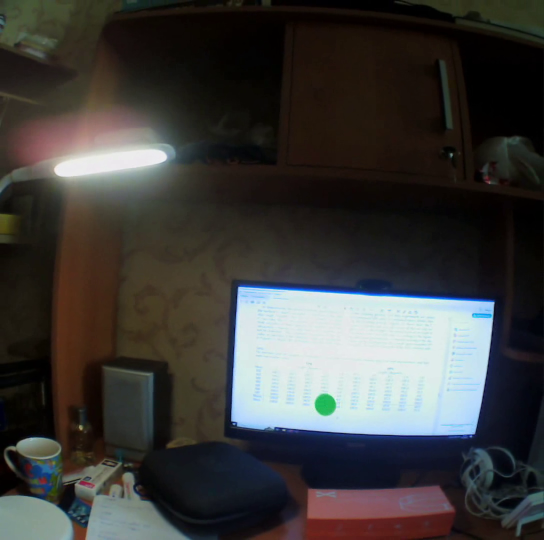
#> input picture frame 58 of Meta/video_test.avi, 1088 x 1080 px (shown at 1/2 size)
$ python videoProcessorAlpha.py
#> lines starting #> are read from the running program, lines starting #| are printed output that depends on the picture
import os
import numpy as np
import cv2
from math import pi
import datetime
import os.path
import statistics as st
from scipy import ndimage as ndi


class SceneProcessor:
    EyetrackerHorizontalFOV = 82
    EyetrackerFrameWidth = -1
    EyetrackerFrameHeight = -1
    EyetrackerFPS = 30
    _trajectory_x = []  # координаты по x и
    _trajectory_y = []  # y
    _trajectory_r = []  # Наклон головы
    _confidence = []    # Если 0 - данные x, y, r не получилось достоверно расчитать.
    _length = 0  # в кадрах

    def __init__(self, doLogging = False):
        self.doLogging = doLogging

    def LoadVideo(self, path):
        self.inputPath = path
        vcap = cv2.VideoCapture(path)
        if vcap.isOpened():
            width = vcap.get(cv2.CAP_PROP_FRAME_WIDTH)
            height = vcap.get(cv2.CAP_PROP_FRAME_HEIGHT)
            self.EyetrackerFrameWidth = int(width)
            self.EyetrackerFrameHeight = int(height)
            self.EyetrackerFPS = vcap.get(cv2.CAP_PROP_FPS)
            self._length = int(vcap.get(cv2.CAP_PROP_FRAME_COUNT))
##            print('width, height, fps, total frames:', width, height, self.EyetrackerFPS, self._length)  # debug only
        vcap.release()

    def _DoLog(self, line):
        # запись лога
        if self.doLogging:
            path = os.curdir + '\\log_videoprocessor.txt'
            file1 = open(path, 'a')
            line = str(datetime.datetime.now()) + ' ' + line + '\n'
            file1.write(line)
            file1.close()

    # [84 lines left out: function _bilateralFtr1D, not called in this run]


    def DoProcessing(self, videoprocessing_fastener = 1):
        # основной метод обработки.
        # videoprocessing_fastener - параметр для ускорения обработки ценой качества. Чем выше - тем быстрее.
        # Для повышения скорости снижается разрешение картинки и количество отслеживаемых особых точек.
#> called with videoprocessing_fastener = 5
        if self.EyetrackerFrameWidth == -1:
            self._DoLog('Couldn''t open ' + self.inputPath)
            print('Couldn''t open ' + self.inputPath)  # debug only
            return

        doSpeedup = videoprocessing_fastener != 1
        new_height = int(self.EyetrackerFrameHeight/videoprocessing_fastener)
        new_width = int(self.EyetrackerFrameWidth/videoprocessing_fastener)
        new_dimensions = (new_width, new_height)

        EyetrackerPixToFOV = self.EyetrackerHorizontalFOV/self.EyetrackerFrameWidth
        self._DoLog('start processing of ' + self.inputPath)
        cap = cv2.VideoCapture(self.inputPath)
        num_frames = int(cap.get(cv2.CAP_PROP_FRAME_COUNT))

        # [21 lines of commented-out code are left out]

        self._trajectory_x = [0] * self._length
        self._trajectory_y = [0] * self._length
        self._trajectory_r = [0] * self._length
        self._confidence = [0] * self._length
        self._confidence[0] = 1
        self._length = num_frames
        prevFrameNo = 0
        _, prev_frame = cap.read()  # читаем первый кадр
#> prev_frame is the input picture: shape (1080, 1088, 3); mean B, G, R 59.2, 60.8, 61.8
        prev_gray = cv2.cvtColor(prev_frame, cv2.COLOR_BGR2GRAY)
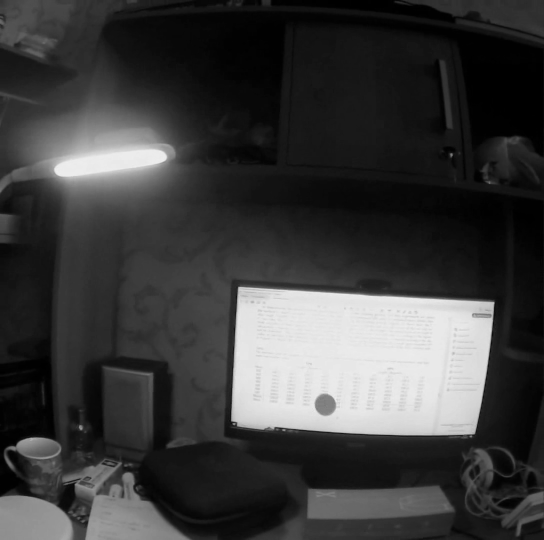
#> prev_gray: shape (1080, 1088) (shown at 1/2 size); min 0, max 241, mean 60.9

        if doSpeedup:  # тут даунсайз изображения
            prev_gray = cv2.resize(prev_gray, new_dimensions)
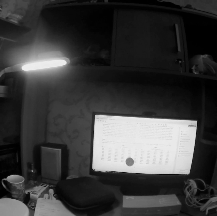
#> prev_gray: shape (216, 217); min 0, max 237, mean 60.9

        for i in range(prevFrameNo+1, num_frames):
            """ # debug only
            if i == round(num_frames * 0.01):
                print(self.inputPath + ":  1% of processing done")
            if i == round(num_frames * 0.33):
                print(self.inputPath + ": 33% of processing done")
            if i == round(num_frames * 0.66):
                print(self.inputPath + ": 66% of processing done")
            """

            # Вычисляем оптический поток
            translation_x = 0
            translation_y = 0
            rotation_angle = 0
            confidence_est = 0
            tmpMaxCorners = int(200 / videoprocessing_fastener)

            prev_points = cv2.goodFeaturesToTrack(
                prev_gray,
                maxCorners=tmpMaxCorners,
                qualityLevel=0.1,
                minDistance=20,
                blockSize=4
            )

            success, curr_frame = cap.read()  # читаем очередной кадр
            if not success:
                self._DoLog('Error reading file ' + self.inputPath + ' |frame ' + str(i))
                break

            curr_gray = cv2.cvtColor(curr_frame, cv2.COLOR_BGR2GRAY)
            if doSpeedup:  # тут даунсайз изображения
                curr_gray = cv2.resize(curr_gray, new_dimensions)

            try:
                # вычисляем оптический поток
                curr_points, status, err = cv2.calcOpticalFlowPyrLK(
                    prev_gray,
                    curr_gray,
                    prev_points,
                    None,
                    2
                )
            except:
                # сюда попадаем в основном когда видео битое, и кадр представляет собой серый прямоугольник
                self._DoLog('another bad frame ' + str(i+2) + ' in ' + self.inputPath)
                self._trajectory_x[i] = self._trajectory_x[i-1]  # вставляем предыдущие значения
                self._trajectory_y[i] = self._trajectory_y[i-1]
                self._trajectory_r[i] = self._trajectory_r[i-1]
                self._confidence[i]   = 0  # в этом кадре мы совершенно не уверены
                continue

            assert prev_points.shape == curr_points.shape
            idx = np.where(status == 1)[0]
            prev_points = prev_points[idx]
            curr_points = curr_points[idx]

            if len(curr_points) > 0:
                # Оцениваем параметры аффинного преобразования между точками
                try:
                    matrix, _ = cv2.estimateAffine2D(prev_points, curr_points)
                    translation_x = matrix[0, 2]
                    translation_y = matrix[1, 2]
                    rotation_angle = (180/pi) * np.arctan2(matrix[1, 0], matrix[0, 0])
                    confidence_est = 1

                    # переводим из пикселей в градусы
                    translation_x = translation_x * EyetrackerPixToFOV
                    translation_y = translation_y * EyetrackerPixToFOV
                except:
                    self._DoLog('bad frame ' + str(i+2) + ' in ' + self.inputPath)

            if abs(rotation_angle) > 15:
                # слишком резким наклон головы быть не может, 450 градусов/сек - за гранью
                translation_x = 0
                translation_y = 0
                rotation_angle = 0
                confidence_est = 0

            if doSpeedup:
                translation_x  = translation_x * videoprocessing_fastener
                translation_y  = translation_y * videoprocessing_fastener
                rotation_angle = rotation_angle * videoprocessing_fastener

            self._trajectory_x[i] = translation_x + self._trajectory_x[i-1]  # записываем в массив, попутно переводя из относительных
            self._trajectory_y[i] = translation_y + self._trajectory_y[i-1]  # координат в абсолютные
            self._trajectory_r[i] = rotation_angle + self._trajectory_r[i-1]
            self._confidence[i] = confidence_est

            prev_gray = curr_gray
#> this loop made 30 passes
#> (status, idx, matrix) on passes 1 to 3: ([1, 1, 1, 1, 1, 1, 1, 1, 1, 1, 1, 1, 1, 1], [0, 1, 2, 3, 4, 5, 6, 7, 8, 9, 10, 11, 12, 13], [[0.999, 0.0013, -0.348], [-0.000728, 0.999, 0.14]]), ([1, 1, 1, 1, 1, 1, 1, 1, 1, 1, 1, 1, 1, 1], [0, 1, 2, 3, 4, 5, 6, 7, 8, 9, 10, 11, 12, 13], [[1, 0.00108, -0.25], [-0.000639, 1, 0.0973]]), ([1, 1, 1, 1, 1, 1, 1, 1, 1, 1, 1, 1, 1, 1], [0, 1, 2, 3, 4, 5, 6, 7, 8, 9, 10, 11, 12, 13], [[1, 0.000358, -0.169], [-0.000758, 1, 0.0913]])
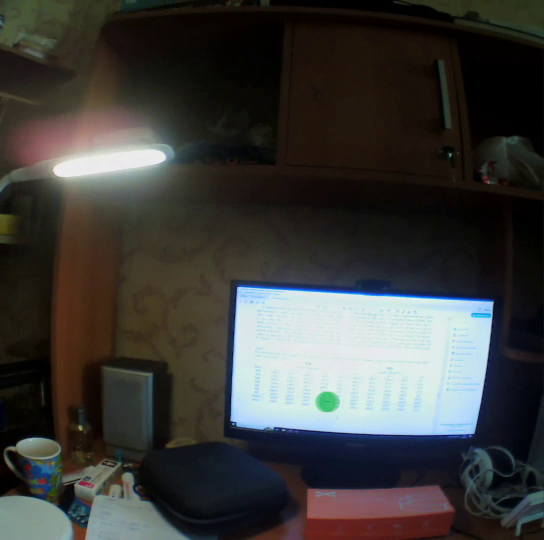
#> input picture frame 60 of Meta/video_test.avi, 1088 x 1080 px (shown at 1/2 size)
#> after the loop:
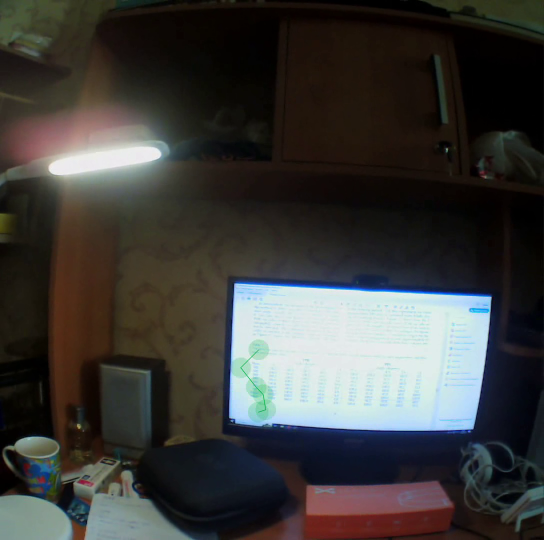
#> curr_frame: shape (1080, 1088, 3) (shown at 1/2 size); mean B, G, R 58.7, 60.7, 61.6
#> after the loop:
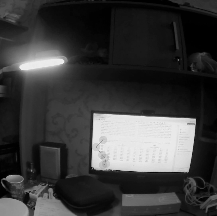
#> prev_gray: shape (216, 217); min 0, max 240, mean 60.7
#> after the loop, self._confidence = 580 values, max 1 at index 0, min 0 at index 30, mean 0.0517; self._trajectory_r = 580 values, max 0 at index 0, min -2.92 at index 28, mean -0.0951; self._trajectory_x = 580 values, max 0 at index 0, min -1.1 at index 29, mean -0.0409; self._trajectory_y = 580 values, max 0.189 at index 5, min -0.514 at index 15, mean -0.0106

        cap.release()
        self._DoLog('finished processing of ' + self.inputPath)


    # [60 lines left out: functions DoPostprocessing, SaveToCSV, not called in this run]

if __name__ == '__main__':
    # Пример использования
    inputVideoPath = "video_test.avi"
    outputPath = inputVideoPath + '+alpha.csv'

    v = SceneProcessor(doLogging=True)
    v.EyetrackerHorizontalFOV = 82  # угол обзора камеры сцены айтрекера. Обычно есть в паспорте модели.
    v.LoadVideo(inputVideoPath)
    v.DoProcessing(5)  # рекомендуемое значение 1
    v.DoPostprocessing(5)  # рекомендуемое значение 1. Выше - для сильно зашумлённых данных.
    v.SaveToCSV(outputPath)

    print("Done!")

$ run again, starting later in the video
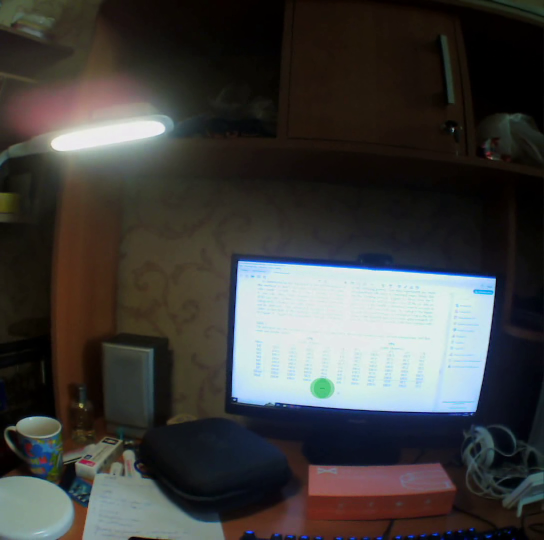
#> input picture frame 261 of Meta/video_test.avi, 1088 x 1080 px (shown at 1/2 size)
#> in DoProcessing, prev_frame is the input picture: shape (1080, 1088, 3); mean B, G, R 61.7, 63.5, 64.3
#> the loop in DoProcessing, `for i in range(prevFrameNo+1, num_frames):` made 30 passes
#> (status, idx, matrix) on passes 1 to 2: ([1, 1, 1, 1, 1, 1, 1, 1, 1, 1, 1, 1, 1, 1, 1], [0, 1, 2, 3, 4, 5, 6, 7, 8, 9, 10, 11, 12, 13, 14], [[1, 0.000305, -0.0897], [-9.18e-05, 1, 0.0244]]), ([1, 1, 1, 1, 1, 1, 1, 1, 1, 1, 1, 1, 1, 1, 1], [0, 1, 2, 3, 4, 5, 6, 7, 8, 9, 10, 11, 12, 13, 14], [[1, 7.49e-05, -0.0637], [-8.79e-05, 1, -0.00706]])
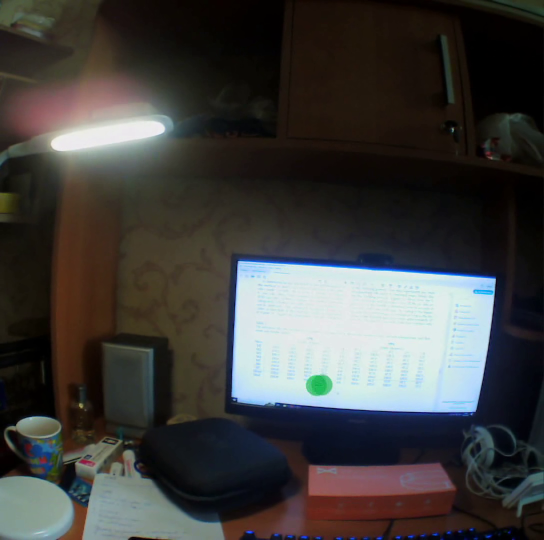
#> input picture frame 262 of Meta/video_test.avi, 1088 x 1080 px (shown at 1/2 size)
#> after the loop in DoProcessing, `for i in range(prevFrameNo+1, num_frames):`:
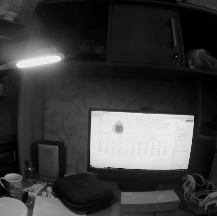
#> prev_gray: shape (216, 217); min 0, max 238, mean 61.3
#> after the loop in DoProcessing, `for i in range(prevFrameNo+1, num_frames):`: self._confidence = 580 values, max 1 at index 0, min 0 at index 30, mean 0.0517; self._trajectory_r = 580 values, max 0.00916 at index 6, min -4.83 at index 29, mean -0.0613; self._trajectory_x = 580 values, max 0 at index 0, min -2.06 at index 29, mean -0.0274; self._trajectory_y = 580 values, max 3.04 at index 29, min 0 at index 0, mean 0.0333

$ run again, starting later in the video
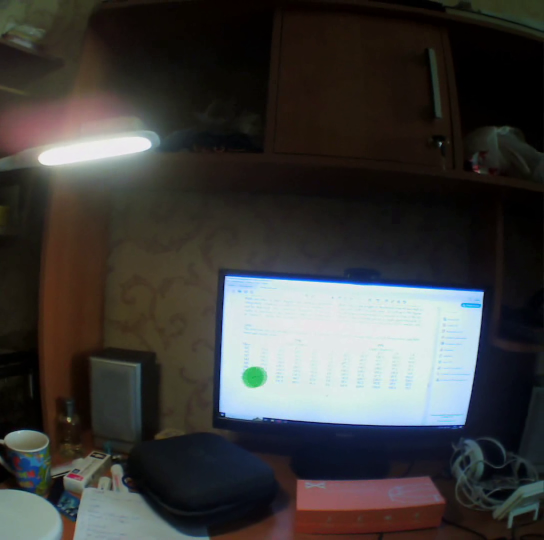
#> input picture frame 464 of Meta/video_test.avi, 1088 x 1080 px (shown at 1/2 size)
#> in DoProcessing, prev_frame is the input picture: shape (1080, 1088, 3); mean B, G, R 59.8, 61.3, 62.4
#> the loop in DoProcessing, `for i in range(prevFrameNo+1, num_frames):` made 30 passes
#> (status, idx, matrix) on passes 1 to 2: ([1, 1, 1, 1, 1, 1, 1, 1, 1, 1, 1, 1, 1, 1, 1], [0, 1, 2, 3, 4, 5, 6, 7, 8, 9, 10, 11, 12, 13, 14], [[1, 0.00107, -0.0166], [-0.000344, 1, 0.0842]]), ([1, 1, 1, 1, 1, 1, 1, 1, 1, 1, 1, 1, 1, 1, 1], [0, 1, 2, 3, 4, 5, 6, 7, 8, 9, 10, 11, 12, 13, 14], [[1, 0.000401, 0.0867], [-2.5e-05, 0.999, 0.065]])
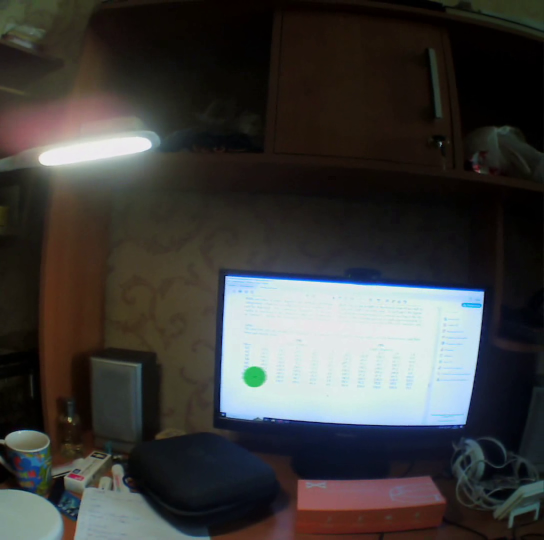
#> input picture frame 466 of Meta/video_test.avi, 1088 x 1080 px (shown at 1/2 size)
#> after the loop in DoProcessing, `for i in range(prevFrameNo+1, num_frames):`:
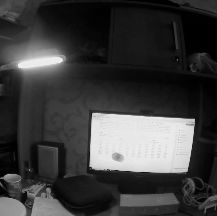
#> prev_gray: shape (216, 217); min 0, max 238, mean 61.2
#> after the loop in DoProcessing, `for i in range(prevFrameNo+1, num_frames):`: self._confidence = 580 values, max 1 at index 0, min 0 at index 30, mean 0.0517; self._trajectory_r = 580 values, max 1.5 at index 26, min -0.128 at index 3, mean 0.0384; self._trajectory_x = 580 values, max 0.914 at index 29, min -0.00627 at index 1, mean 0.0201; self._trajectory_y = 580 values, max 0.982 at index 29, min -0.27 at index 16, mean 0.00577
